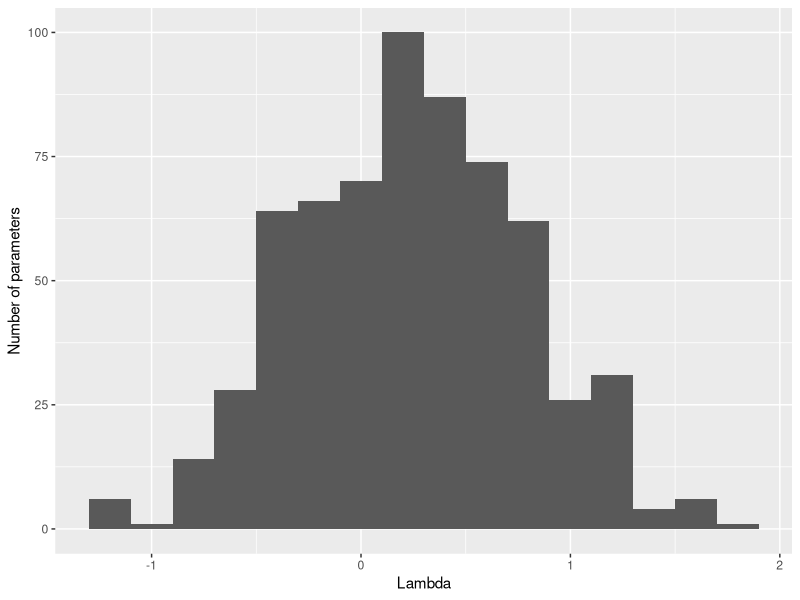
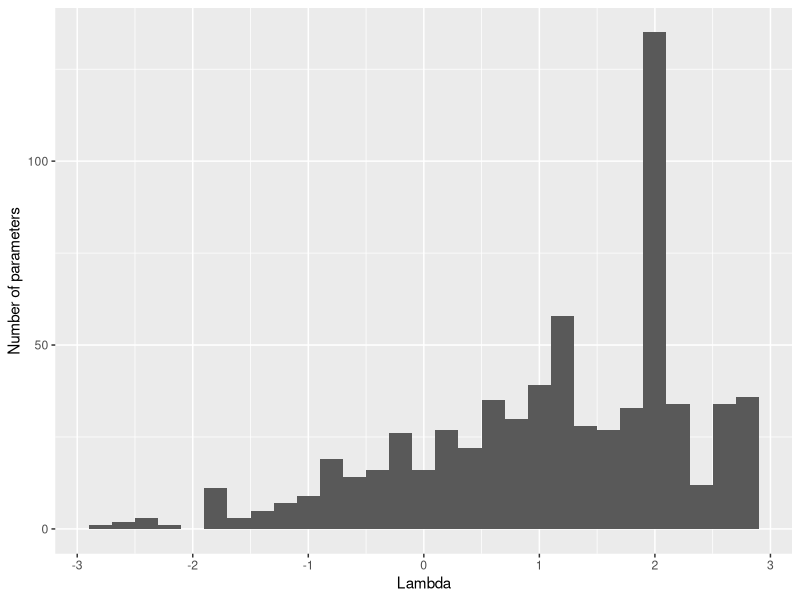
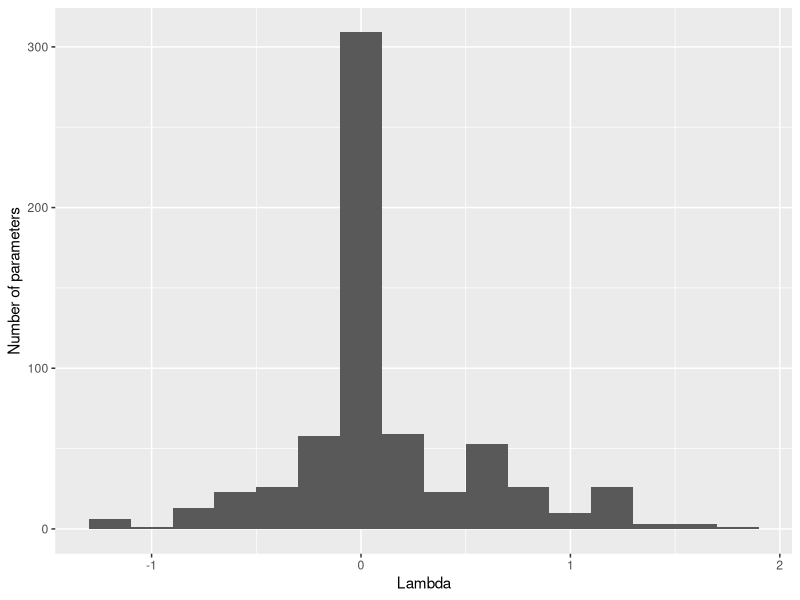
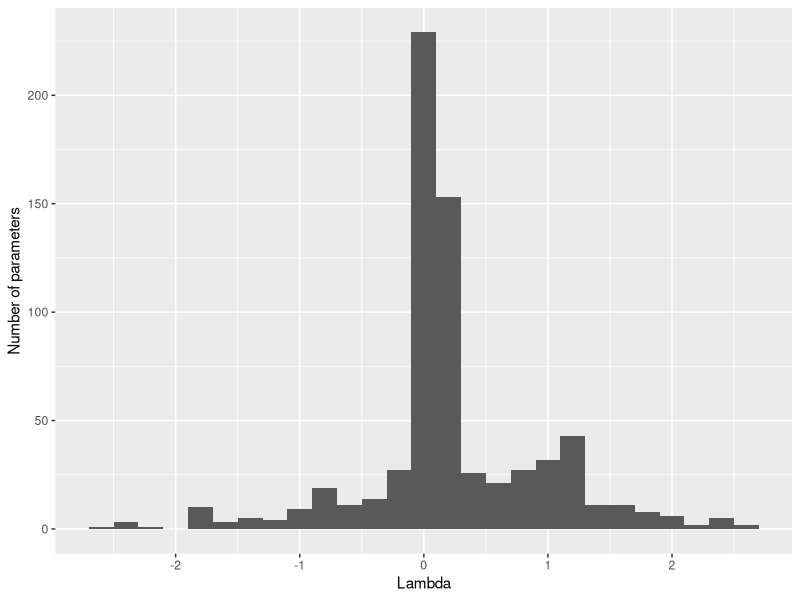
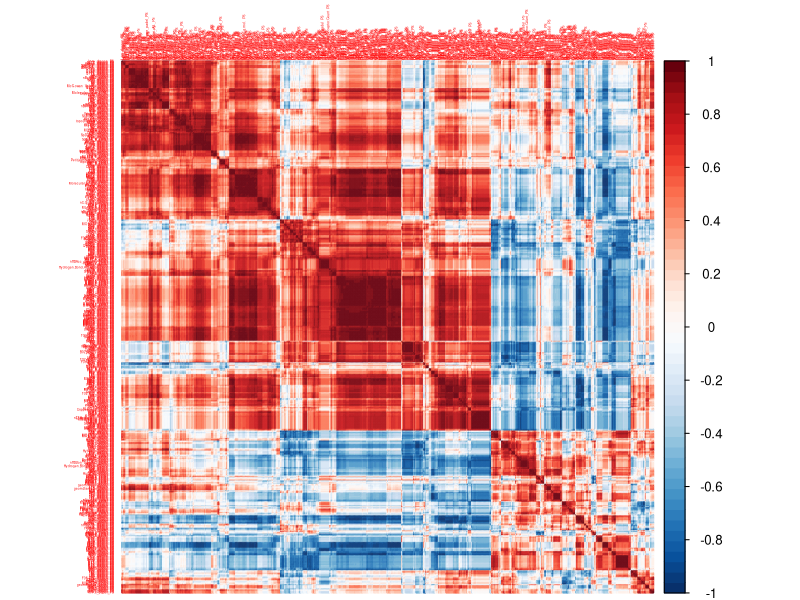
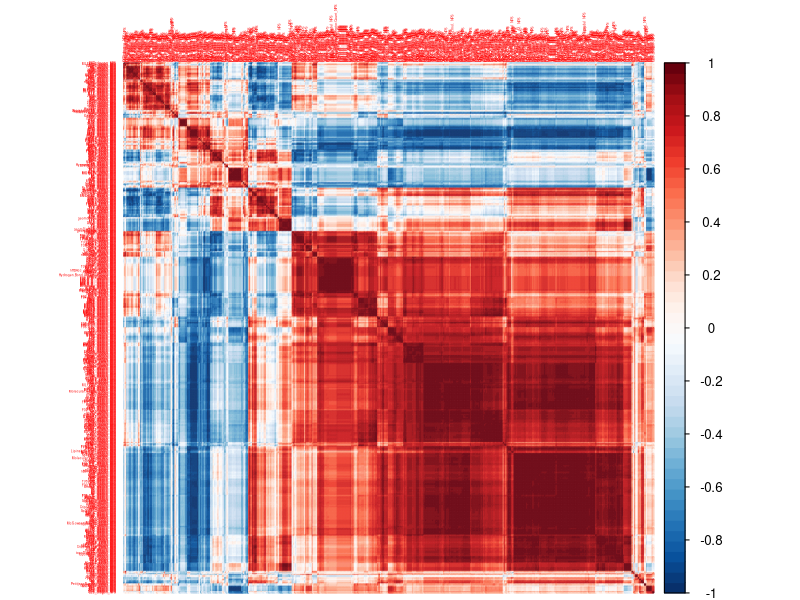

The R script that drew these images, in order: (Note: this script raises an error after producing the figures.)
## ---- chunk 1
knitr::opts_chunk$set(echo = TRUE, tidy = TRUE, cache = TRUE)
## ---- chunk 2
library(caret)
library(e1071)
library(corrplot)
library(RColorBrewer)
## ---- chunk 3
PS_descriptors <- read.csv("Data/PS descriptors.csv")
NPS_descriptors <-read.csv("Data/NPS descriptors.csv")

PS_descriptors_training <- read.csv("Data/PS descriptors (training).csv")
NPS_descriptors_training <-read.csv("Data/NPS descriptors (training).csv")
## ---- chunk 4
# Check whether the same number of columns containg missing data in training and training/validation dataset descriptors
if (ncol(PS_descriptors[,colSums(is.na(PS_descriptors)) != 0]) == ncol(PS_descriptors_training[,colSums(is.na(PS_descriptors_training)) != 0])) {
  print("True")
} else {
  print("False")
}
if (ncol(NPS_descriptors[,colSums(is.na(NPS_descriptors)) != 0]) == ncol(NPS_descriptors_training[,colSums(is.na(NPS_descriptors_training)) != 0])) {
  print("True")
} else {
  print("False")
}

# If both true, remove all variables containing a NA value
PS_descriptors <-PS_descriptors[ , colSums(is.na(PS_descriptors)) == 0]
PS_descriptors_training <- PS_descriptors_training[ , colSums(is.na(PS_descriptors_training)) == 0]
cat("Number of PS descriptors removed:", 2702-length(colnames(PS_descriptors)),"\n")

NPS_descriptors <- NPS_descriptors[ , colSums(is.na(NPS_descriptors)) == 0]
NPS_descriptors_training <- NPS_descriptors_training[ , colSums(is.na(NPS_descriptors_training)) == 0]
cat("Number of NPS descriptors removed:", 2702-length(colnames(PS_descriptors)),"\n")
## ---- chunk 5
PS_descriptors_nzv<-nearZeroVar(PS_descriptors_training, freqCut = 7, uniqueCut = 23)
PS_descriptors_training<-PS_descriptors_training[-c(PS_descriptors_nzv)]
PS_descriptors<-PS_descriptors[-c(PS_descriptors_nzv)]
cat("Number of PS descriptors removed:", length(PS_descriptors_nzv),"\n")


NPS_descriptors_nzv<-nearZeroVar(NPS_descriptors_training, freqCut = 11, uniqueCut = 16)
NPS_descriptors_training<-NPS_descriptors_training[-c(NPS_descriptors_nzv)]
NPS_descriptors<-NPS_descriptors[-c(NPS_descriptors_nzv)]
cat("Number of NPS descriptors removed:", length(NPS_descriptors_nzv),"\n")

## ---- chunk 6
skewness_PS<-apply(PS_descriptors_training[,2:641],2,skewness)
skewness_NPS<-apply(NPS_descriptors_training[,2:684],2,skewness)
## ---- chunk 7
ggplot(as.data.frame(skewness_PS), aes(skewness_PS))+geom_histogram(binwidth = 0.2)+labs(x="Lambda", y="Number of parameters")
## ---- chunk 8
ggplot(as.data.frame(skewness_NPS), aes(skewness_NPS))+geom_histogram(binwidth = 0.2)+labs(x="Lambda", y="Number of parameters")
## ---- chunk 9
# Determine preprocessing
PS_preprocessing <- preProcess(PS_descriptors_training[,2:641], method = c("scale", "center", "YeoJohnson"))
NPS_preprocessing <- preProcess(NPS_descriptors_training[,2:684], method = c("scale", "center", "YeoJohnson"))

# Apply preprocessing to data
PS_descriptors[,2:641] <- predict(PS_preprocessing, PS_descriptors[,2:641])
PS_descriptors_training[,2:641] <- predict(PS_preprocessing, PS_descriptors_training[,2:641])
NPS_descriptors[,2:684] <- predict(NPS_preprocessing, NPS_descriptors[,2:684])
NPS_descriptors_training[,2:684] <- predict(NPS_preprocessing, NPS_descriptors_training[,2:684])
## ---- chunk 10
PS_preprocessing
## ---- chunk 11
NPS_preprocessing
## ---- chunk 12
skewness_PS_2<-apply(PS_descriptors_training[,2:641],2,skewness)
skewness_NPS_2<-apply(NPS_descriptors_training[,2:684],2,skewness)
## ---- chunk 13
ggplot(as.data.frame(skewness_PS_2), aes(skewness_PS_2))+geom_histogram(binwidth = 0.2)+labs(x="Lambda", y="Number of parameters")
## ---- chunk 14
ggplot(as.data.frame(skewness_NPS_2), aes(skewness_NPS_2))+geom_histogram(binwidth = 0.2)+labs(x="Lambda", y="Number of parameters")
## ---- chunk 15
# PS Corrplot
PS_corr <- cor(PS_descriptors_training[,2:641], method="pearson")
cols <- c(rev(brewer.pal(9, "Blues")),brewer.pal(9, "Reds"))
corrplot::corrplot(PS_corr,order="hclust", tl.cex = 0.2,
         addgrid.col = rgb(1,1,1,.01),col = colorRampPalette(cols)(51))
## ---- chunk 16
# NPS Corrplot
NPS_corr <- cor(NPS_descriptors_training[,2:684], method="pearson")
cols <- c(rev(brewer.pal(9, "Blues")),brewer.pal(9, "Reds"))
corrplot::corrplot(NPS_corr,order="hclust", tl.cex = 0.2,
         addgrid.col = rgb(1,1,1,.01),col = colorRampPalette(cols)(51))
## ---- chunk 17
PS_corr_DP <-cor(PS_descriptors_training[,8:641], method="pearson")
PS_corr_names_DP <- findCorrelation(PS_corr_DP, cutoff = 0.735, names = TRUE, exact = TRUE)

PS_colnames_DP <- colnames(PS_descriptors_training[8:641])[!(colnames(PS_descriptors_training[8:641]) %in% PS_corr_names_DP)]

cat("Number of descriptors removed:", length(PS_corr_names_DP))
## ---- chunk 18
# Binary correlation matrix
PS_colnames_basic_DP <- c(colnames(PS_descriptors_training[2:7]), PS_colnames_DP)

PS_corr_basic_DP <-as.data.frame(cor(PS_descriptors_training[c(PS_colnames_basic_DP)], method="pearson"))
PS_corr_basic_DP[PS_corr_basic_DP <= abs(0.735)] <- 0
PS_corr_basic_DP[PS_corr_basic_DP > abs(0.735)] <- 1
diag(PS_corr_basic_DP) <- 0

# Removal of significantly correlated descriptors
PS_corr_basic_DP <- PS_corr_basic_DP[PS_corr_basic_DP["AmphM_PS"]== 0, PS_corr_basic_DP["AmphM_PS"] == 0]
PS_corr_basic_DP <- PS_corr_basic_DP[PS_corr_basic_DP["Hydrogen.Bond.Acceptor.Count_PS"]== 0, PS_corr_basic_DP["Hydrogen.Bond.Acceptor.Count_PS"] == 0]

cat("Number of descriptors removed:", length(PS_colnames_basic_DP)-length(colnames(PS_corr_basic_DP)),"\n")

cat("Significant correlations left:", sum(PS_corr_basic_DP))
## ---- chunk 19
NPS_corr_DP <-cor(NPS_descriptors_training[,8:684], method="pearson")
NPS_corr_names_DP <- findCorrelation(NPS_corr_DP, cutoff = 0.641, names = TRUE, exact = TRUE)

NPS_colnames_DP <- colnames(NPS_descriptors_training[8:684])[!(colnames(NPS_descriptors_training[8:684]) %in% NPS_corr_names_DP)]

cat("Number of descriptors removed:", length(NPS_corr_names_DP))
## ---- chunk 20
# Binary correlation matrix
NPS_colnames_basic_DP <- c(colnames(NPS_descriptors_training[2:7]), NPS_colnames_DP)

NPS_corr_basic_DP <-as.data.frame(cor(NPS_descriptors_training[c(NPS_colnames_basic_DP)], method="pearson"))
NPS_corr_basic_DP[NPS_corr_basic_DP <= abs(0.735)] <- 0
NPS_corr_basic_DP[NPS_corr_basic_DP > abs(0.735)] <- 1
diag(NPS_corr_basic_DP) <- 0

# Removal of significantly correlated descriptors
NPS_corr_basic_DP <- NPS_corr_basic_DP[NPS_corr_basic_DP["Molecular.volume..A3._NPS"]== 0, NPS_corr_basic_DP["Molecular.volume..A3._NPS"] == 0]

cat("Number of descriptors removed:", length(NPS_colnames_basic_DP)-length(colnames(NPS_corr_basic_DP)),"\n")

cat("Significant correlations left:", sum(NPS_corr_basic_DP))
## ---- chunk 21
colnames(PS_corr_basic_DP)
## ---- chunk 22
colnames(NPS_corr_basic_DP)
## ---- chunk 23
PS_colnames<-c("PS", colnames(PS_corr_basic_DP))
PS_descriptors<-PS_descriptors[c(PS_colnames)]
PS_descriptors_training<-PS_descriptors_training[c(PS_colnames)]

NPS_colnames<-c("NPS", colnames(NPS_corr_basic_DP))
NPS_descriptors<-NPS_descriptors[c(NPS_colnames)]
NPS_descriptors_training<-NPS_descriptors_training[c(NPS_colnames)]

## ---- chunk 24
write.csv(PS_descriptors, "Results/PS descriptors.csv", row.names = FALSE)
write.csv(NPS_descriptors, "Results/NPS descriptors.csv", row.names = FALSE)
